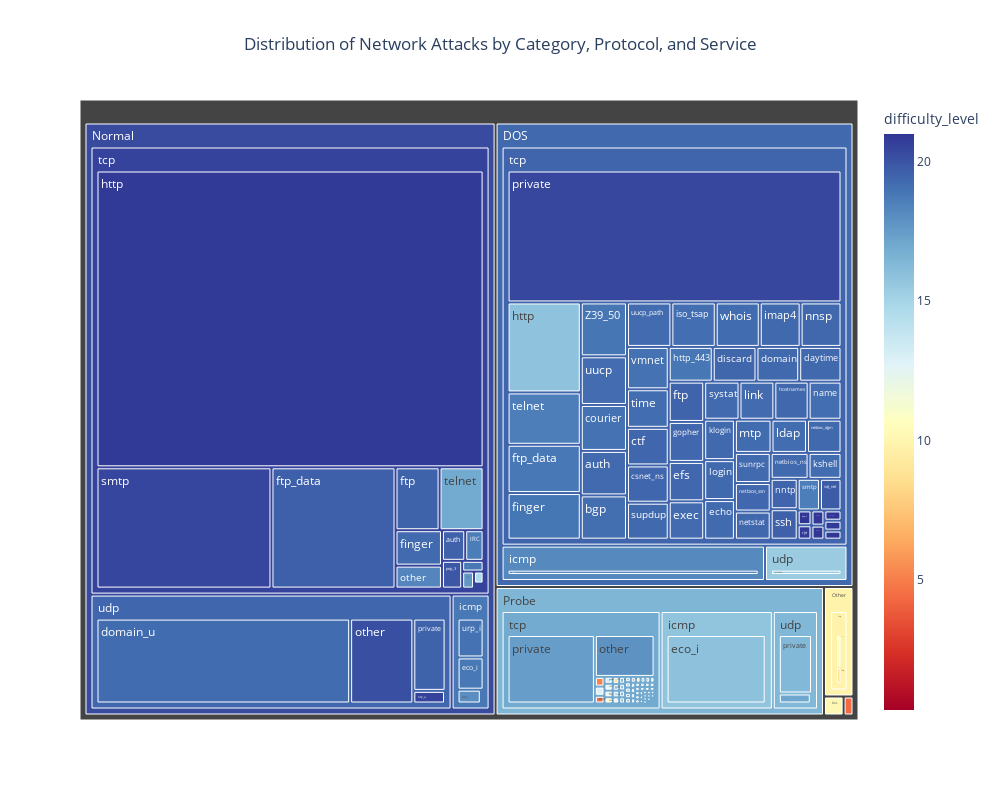

The notebook cell saved with this chart:
### Code cell
import plotly.express as px

# Create a treemap showing the hierarchy of attacks
fig = px.treemap(df, 
                 path=['attack_category', 'protocol_type', 'service'],
                 title='Distribution of Network Attacks by Category, Protocol, and Service',
                 color='difficulty_level',
                 color_continuous_scale='RdYlBu',
                 hover_data=['attack_type'])
fig.update_layout(
    title_x=0.5,
    width=1000,
    height=800
)
fig.show()

### Figure 1 — Plotly figure (JSON) as saved in the notebook; plotly's stock layout.template omitted (floating-point values rounded to 4 significant figures; data arrays with more than 128 entries replaced by an {"elided": "..."} marker saying what was removed)
{"data": [{"branchvalues": "total", "customdata": {"elided": "185x2 mixed values"}, "domain": {"x": [0, 1], "y": [0, 1]}, "hovertemplate": "labels=%{label}<br>count=%{value}<br>parent=%{parent}<br>id=%{id}<br>attack_type=%{customdata[0]}<br>difficulty_level=%{color}<extra></extra>", "ids": {"elided": "185 str values"}, "labels": {"elided": "185 str values"}, "marker": {"coloraxis": "coloraxis", "colors": {"elided": "185 float values"}}, "name": "", "parents": {"elided": "185 str values"}, "type": "treemap", "values": {"elided": "185 int values"}}], "layout": {"coloraxis": {"colorbar": {"title": {"text": "difficulty_level"}}, "colorscale": [[0, "rgb(165,0,38)"], [0.1, "rgb(215,48,39)"], [0.2, "rgb(244,109,67)"], [0.3, "rgb(253,174,97)"], [0.4, "rgb(254,224,144)"], [0.5, "rgb(255,255,191)"], [0.6, "rgb(224,243,248)"], [0.7, "rgb(171,217,233)"], [0.8, "rgb(116,173,209)"], [0.9, "rgb(69,117,180)"], [1, "rgb(49,54,149)"]]}, "height": 800, "legend": {"tracegroupgap": 0}, "title": {"text": "Distribution of Network Attacks by Category, Protocol, and Service", "x": 0.5}, "width": 1000}}
